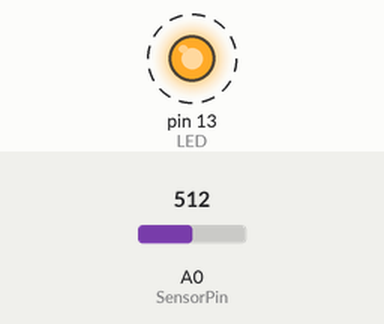
This sketch was run on a simulated Arduino Uno, built with avr-gcc and run on an emulated ATmega328P. On the bench: output pins drawn as LEDs (lit = HIGH). Dashed ring = blinking. The test bench sets the inputs (shaded band); at power-on: A0 (SensorPin) = 512. The local clock reads 2024-03-15 10:24:30 at power-on unless the sketch sets it; what the sketch prints to the serial monitor is not drawn.

Above: at 0.5 s.
Timing chart, 0 to 4.7 s (numbered marks = the images above):
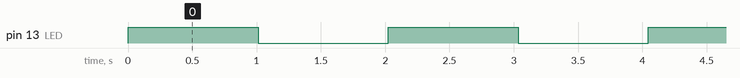

The sketch:

pH_RTC.ino
```cpp
#include "DS3231.h"
#include "Wire.h"

DS3231 Clock;

byte Year;
byte Month;
byte Date;
byte DoW;
byte Hour;
byte Minute;
byte Second;
int k=10;

bool Century=false;
bool h12;
bool PM;

#define SensorPin A0            //pH meter Analog output to Arduino Analog Input 0
#define Offset 0.00            //deviation compensate
#define LED 13
#define samplingInterval 20
#define printInterval 800
#define ArrayLenth  40    //times of collection
int pHArray[ArrayLenth];   //Store the average value of the sensor feedback
int pHArrayIndex=0;
float pHValue,voltage;
int droptime = 0;
bool getDateflag = true;
boolean GotString = false;

void GetDateStuff() {
    // Call this if you notice something coming in on
    // the serial port. The stuff coming in should be in
    // the order YYMMDDwHHMMSS, with an 'x' at the end.
    char InChar;
    byte Temp1, Temp2, Temp3;
    char InString[6];
    byte j=0;

    if (Serial.available()) {
    if (Serial.read() == 'a') {
      getDateflag = false;
    }
    }
    if (!getDateflag) {
      while (!GotString){
        if (Serial.available()) {
            InChar = Serial.read();
            InString[j] = InChar;
            j += 1;
            if (InChar == 'x') {
                GotString = true;
                getDateflag = true;
            }
        }
      }
      Serial.println(InString);
    }
    // Read Year first
    Temp1 = (byte)InString[0] -48;
    Temp2 = (byte)InString[1] -48;
    Temp3 = (byte)InString[2] -48;
    k = Temp1*100 + Temp2*10 + Temp3;
}

void setup() {
    // Start the serial port
    Serial.begin(9600);

    // Start the I2C interface
    Wire.begin();

    pinMode(LED,OUTPUT);
    Serial.println("pH meter experiment!"); //Test the serial monitor
}

void loop() {
  static unsigned long samplingTime = millis();
  static unsigned long printTime = millis();
    int i = 0;
    // If something is coming in on the serial line, it's
    // a time correction so set the clock accordingly.
  while(1){
    pHArray[pHArrayIndex++]=analogRead(SensorPin);
   if(pHArrayIndex==ArrayLenth)pHArrayIndex=0;
   voltage = avergearray(pHArray, ArrayLenth)*5.0/1024;
   pHValue = 3.5*voltage+Offset;
   samplingTime=millis();

   Serial.print("Voltage:");
   Serial.print(voltage,2);
   Serial.print("    pH value: ");
   Serial.println(pHValue,2);
   digitalWrite(LED,digitalRead(LED)^1);
   printTime=millis();

  delay(1000);

  droptime++;
  i++;

  if(pHValue >= 8.0){
    if(droptime%5 == 0){  //용액 투여 후 pH 변화를 확인하는 여유 시간 5초를 두고 pH용액을 투여.
                          //여유시간이 없을 경우 변화를 감지하는 시간 부족으로 필요 이상의 용액을 투여할 수 있으므로
    Serial.println("Dropping pH- solution for 1sec");
    }
  }

  if(pHValue < 6.0){
    if(droptime%5 == 0){
    Serial.println("Dropping pH+ solution for 1sec");
    }
  }
  if(droptime>=10) droptime = 0;

      GetDateStuff();
      if (GotString) {

        Clock.setClockMode(false);  // set to 24h
        //setClockMode(true);   // set to 12h
        GotString = false;
        i = 0;
      }

        Serial.print(Clock.getYear(), DEC);
        Serial.print("-");
        Serial.print(Clock.getMonth(Century), DEC);
        Serial.print("-");
        Serial.print(Clock.getDate(), DEC);
        Serial.print(" ");
        Serial.print(Clock.getHour(h12, PM), DEC); //24-hr
        Serial.print(":");
        Serial.print(Clock.getMinute(), DEC);
        Serial.print(":");
        Serial.println(Clock.getSecond(), DEC);
        if(i == k){
          Serial.println("feeding fish");
          delay(1000);
          Serial.println("end");
          i = 0;
        }
  }
}

double avergearray(int* arr, int number)
{
  int i;
  int max,min;
  double avg;
  long amount=0;
  if(number<=0)
  {
    Serial.println("Error number for the array to avraging!/n");
    return 0;
  }
  if(number<5)
  {
    //less than 5, calculated directly statistics
    for(i=0;i<number;i++)
    {
      amount+=arr[i];
    }
    avg = amount/number;
    return avg;
  }
  else
  {
    if(arr[0]<arr[1])
    {
      min = arr[0];
      max=arr[1];
    }
    else
    {
      min=arr[1];
      max=arr[0];
    }
    for(i=2;i<number;i++)
    {
      if(arr[i]<min)
      {
        amount+=min;        //arr<min
        min=arr[i];
      }
      else
      {
        if(arr[i]>max)
        {
           amount+=max;    //arr>max
           max=arr[i];
        }
        else
        {
           amount+=arr[i]; //min<=arr<=max
        }
      }
    }
    avg = (double)amount/(number-2);
  }
  return avg;
}
```

Measured:
- by itself, pin 13 (LED): alternates HIGH for 1.0 s and LOW for 1.0 s
